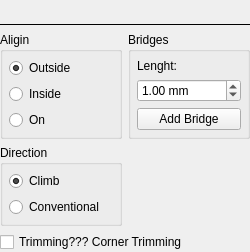
<?xml version="1.0" encoding="UTF-8"?>
<ui version="4.0">
 <class>ProfileForm</class>
 <widget class="QWidget" name="ProfileForm">
  <property name="geometry">
   <rect>
    <x>0</x>
    <y>0</y>
    <width>250</width>
    <height>252</height>
   </rect>
  </property>
  <property name="minimumSize">
   <size>
    <width>250</width>
    <height>0</height>
   </size>
  </property>
  <property name="windowTitle">
   <string>Form</string>
  </property>
  <layout class="QGridLayout" name="gridLayout">
   <property name="leftMargin">
    <number>0</number>
   </property>
   <property name="topMargin">
    <number>0</number>
   </property>
   <property name="rightMargin">
    <number>0</number>
   </property>
   <property name="bottomMargin">
    <number>0</number>
   </property>
   <item row="4" column="0" colspan="2">
    <widget class="QCheckBox" name="cbxTrimming">
     <property name="enabled">
      <bool>true</bool>
     </property>
     <property name="text">
      <string>Trimming??? Corner Trimming</string>
     </property>
    </widget>
   </item>
   <item row="2" column="0">
    <widget class="QGroupBox" name="groupBox">
     <property name="title">
      <string>Aligin</string>
     </property>
     <layout class="QVBoxLayout" name="verticalLayout_3">
      <property name="leftMargin">
       <number>6</number>
      </property>
      <property name="topMargin">
       <number>6</number>
      </property>
      <property name="rightMargin">
       <number>6</number>
      </property>
      <property name="bottomMargin">
       <number>6</number>
      </property>
      <item>
       <widget class="QRadioButton" name="rbOutside">
        <property name="text">
         <string>Outside</string>
        </property>
        <property name="checked">
         <bool>true</bool>
        </property>
       </widget>
      </item>
      <item>
       <widget class="QRadioButton" name="rbInside">
        <property name="text">
         <string>Inside</string>
        </property>
       </widget>
      </item>
      <item>
       <widget class="QRadioButton" name="rbOn">
        <property name="text">
         <string>On</string>
        </property>
       </widget>
      </item>
     </layout>
    </widget>
   </item>
   <item row="2" column="1">
    <widget class="QGroupBox" name="groupBox_3">
     <property name="title">
      <string>Bridges</string>
     </property>
     <layout class="QVBoxLayout" name="verticalLayout">
      <property name="leftMargin">
       <number>6</number>
      </property>
      <property name="topMargin">
       <number>6</number>
      </property>
      <property name="rightMargin">
       <number>6</number>
      </property>
      <property name="bottomMargin">
       <number>6</number>
      </property>
      <item>
       <widget class="QLabel" name="label_4">
<property name="text">
         <string>Lenght:</string>
        </property>
        <property name="alignment">
         <set>Qt::AlignBottom|Qt::AlignLeading|Qt::AlignLeft</set>
        </property>
       </widget>
      </item>
      <item>
       <widget class="DoubleSpinBox" name="dsbxBridgeLenght">
        <property name="suffix">
         <string> mm</string>
        </property>
        <property name="decimals">
         <number>2</number>
        </property>
        <property name="minimum">
         <double>0.100000000000000</double>
        </property>
        <property name="maximum">
         <double>10.000000000000000</double>
        </property>
        <property name="singleStep">
         <double>0.100000000000000</double>
        </property>
        <property name="value">
         <double>1.000000000000000</double>
        </property>
       </widget>
      </item>
      <item>
       <widget class="QPushButton" name="pbAddBridge">
        <property name="text">
         <string>Add Bridge</string>
        </property>
       </widget>
      </item>
     </layout>
    </widget>
   </item>
   <item row="3" column="0">
    <widget class="QGroupBox" name="groupBox_2">
     <property name="title">
      <string>Direction</string>
     </property>
     <layout class="QVBoxLayout" name="verticalLayout_4">
      <property name="leftMargin">
       <number>6</number>
      </property>
      <property name="topMargin">
       <number>6</number>
      </property>
      <property name="rightMargin">
       <number>6</number>
      </property>
      <property name="bottomMargin">
       <number>6</number>
      </property>
      <item>
       <widget class="QRadioButton" name="rbClimb">
        <property name="text">
         <string>Climb</string>
        </property>
        <property name="checked">
         <bool>true</bool>
        </property>
       </widget>
      </item>
      <item>
       <widget class="QRadioButton" name="rbConventional">
        <property name="text">
         <string>Conventional</string>
        </property>
       </widget>
      </item>
     </layout>
    </widget>
   </item>
   <item row="3" column="1">
    <widget class="QLabel" name="lblPixmap">
     <property name="minimumSize">
      <size>
       <width>75</width>
       <height>75</height>
      </size>
     </property>
     <property name="text">
      <string/>
     </property>
     <property name="pixmap">
      <pixmap>:/toolpath/outside_climb.png</pixmap>
     </property>
     <property name="alignment">
      <set>Qt::AlignCenter</set>
     </property>
    </widget>
   </item>
   <item row="0" column="0" colspan="2">
    <widget class="ToolSelectorForm" name="toolHolder" native="true"/>
   </item>
   <item row="1" column="0" colspan="2">
    <widget class="QFrame" name="frame">
     <property name="frameShape">
      <enum>QFrame::HLine</enum>
     </property>
     <property name="frameShadow">
      <enum>QFrame::Plain</enum>
     </property>
    </widget>
   </item>
  </layout>
 </widget>
 <customwidgets>
  <customwidget>
   <class>DoubleSpinBox</class>
   <extends>QDoubleSpinBox</extends>
   <header location="global">doublespinbox.h</header>
  </customwidget>
  <customwidget>
   <class>ToolSelectorForm</class>
   <extends>QWidget</extends>
   <header location="global">tool_selectorform.h</header>
   <container>1</container>
  </customwidget>
 </customwidgets>
 <resources/>
 <connections/>
</ui>
